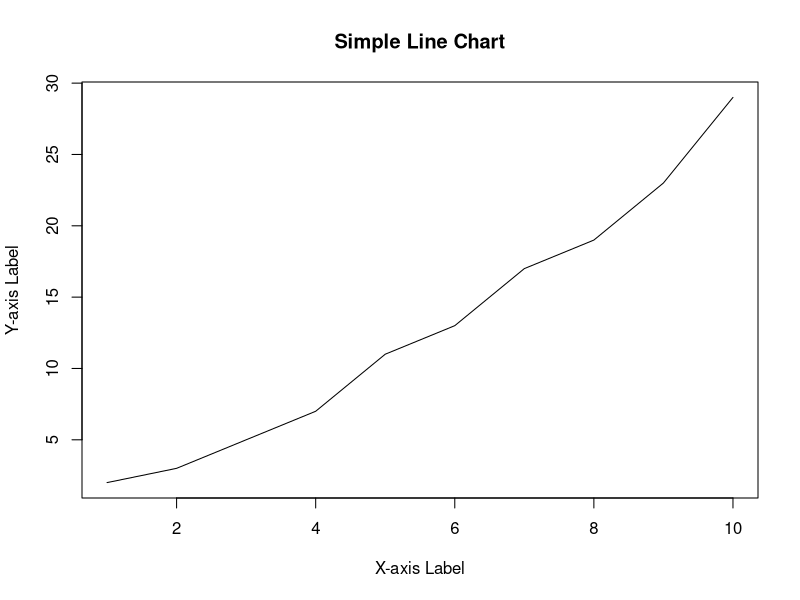

The R script that drew this image:
x <- 1:10
y <- c(2, 3, 5, 7, 11, 13, 17, 19, 23, 29)
plot(x, y, type = "l", main = "Simple Line Chart", xlab = "X-axis Label", ylab = "Y-axis Label")
